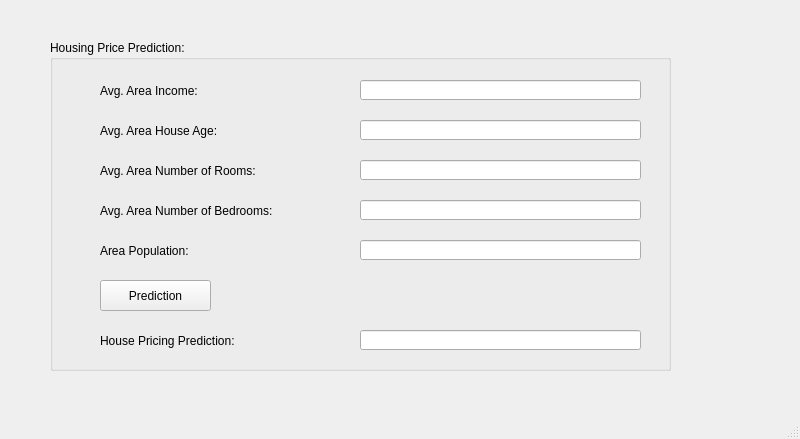
<?xml version="1.0" encoding="UTF-8"?>
<ui version="4.0">
 <class>MainWindow</class>
 <widget class="QMainWindow" name="MainWindow">
  <property name="geometry">
   <rect>
    <x>0</x>
    <y>0</y>
    <width>800</width>
    <height>439</height>
   </rect>
  </property>
  <property name="windowTitle">
   <string>MainWindow</string>
  </property>
  <widget class="QWidget" name="centralwidget">
   <widget class="QGroupBox" name="groupBox">
    <property name="geometry">
     <rect>
      <x>50</x>
      <y>40</y>
      <width>621</width>
      <height>331</height>
     </rect>
    </property>
    <property name="styleSheet">
     <string notr="true">font: 12pt &quot;MS Shell Dlg 2&quot;;</string>
    </property>
    <property name="title">
     <string>Housing Price Prediction:</string>
    </property>
    <widget class="QLabel" name="label">
     <property name="geometry">
      <rect>
       <x>50</x>
       <y>40</y>
       <width>241</width>
       <height>21</height>
      </rect>
     </property>
     <property name="text">
      <string>Avg. Area Income:</string>
     </property>
    </widget>
    <widget class="QLabel" name="label_2">
     <property name="geometry">
      <rect>
       <x>50</x>
       <y>80</y>
       <width>191</width>
       <height>21</height>
      </rect>
     </property>
     <property name="text">
      <string>Avg. Area House Age:</string>
     </property>
    </widget>
    <widget class="QLabel" name="label_3">
     <property name="geometry">
      <rect>
       <x>50</x>
       <y>120</y>
       <width>221</width>
       <height>21</height>
      </rect>
     </property>
     <property name="text">
      <string>Avg. Area Number of Rooms:</string>
     </property>
    </widget>
    <widget class="QLabel" name="label_4">
     <property name="geometry">
      <rect>
       <x>50</x>
       <y>160</y>
       <width>251</width>
       <height>21</height>
      </rect>
     </property>
     <property name="text">
      <string>Avg. Area Number of Bedrooms:</string>
     </property>
    </widget>
    <widget class="QLabel" name="label_5">
     <property name="geometry">
      <rect>
       <x>50</x>
       <y>200</y>
       <width>251</width>
       <height>21</height>
      </rect>
     </property>
     <property name="text">
      <string>Area Population:</string>
     </property>
    </widget>
    <widget class="QPushButton" name="pushButtonPredict">
     <property name="geometry">
      <rect>
       <x>50</x>
       <y>240</y>
       <width>111</width>
       <height>31</height>
      </rect>
     </property>
     <property name="text">
      <string>Prediction</string>
     </property>
    </widget>
    <widget class="QLabel" name="label_6">
     <property name="geometry">
      <rect>
       <x>50</x>
       <y>290</y>
       <width>251</width>
       <height>21</height>
      </rect>
     </property>
     <property name="text">
      <string>House Pricing Prediction:</string>
     </property>
    </widget>
    <widget class="QLineEdit" name="lineEditIncome">
     <property name="geometry">
      <rect>
       <x>310</x>
       <y>40</y>
       <width>281</width>
       <height>20</height>
      </rect>
     </property>
    </widget>
    <widget class="QLineEdit" name="lineEditAge">
     <property name="geometry">
      <rect>
       <x>310</x>
       <y>80</y>
       <width>281</width>
       <height>20</height>
      </rect>
     </property>
    </widget>
    <widget class="QLineEdit" name="lineEditRooms">
     <property name="geometry">
      <rect>
       <x>310</x>
       <y>120</y>
       <width>281</width>
       <height>20</height>
      </rect>
     </property>
    </widget>
    <widget class="QLineEdit" name="lineEditBedRooms">
     <property name="geometry">
      <rect>
       <x>310</x>
       <y>160</y>
       <width>281</width>
       <height>20</height>
      </rect>
     </property>
    </widget>
    <widget class="QLineEdit" name="lineEditPopulation">
     <property name="geometry">
      <rect>
       <x>310</x>
       <y>200</y>
       <width>281</width>
       <height>20</height>
      </rect>
     </property>
    </widget>
    <widget class="QLineEdit" name="lineEditPredict">
     <property name="geometry">
      <rect>
       <x>310</x>
       <y>290</y>
       <width>281</width>
       <height>20</height>
      </rect>
     </property>
    </widget>
   </widget>
  </widget>
  <widget class="QMenuBar" name="menubar">
   <property name="geometry">
    <rect>
     <x>0</x>
     <y>0</y>
     <width>800</width>
     <height>22</height>
    </rect>
   </property>
  </widget>
  <widget class="QStatusBar" name="statusbar"/>
 </widget>
 <resources/>
 <connections/>
</ui>
